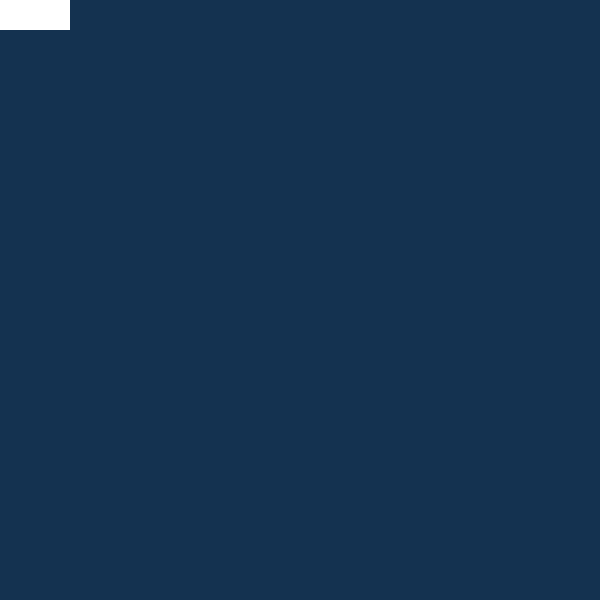
Frame 1 (no input)
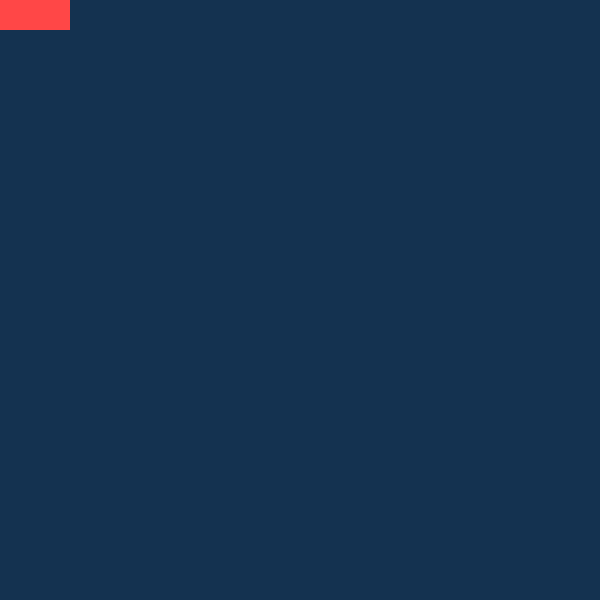
Frame 60 (the mouse pressed at the canvas centre just before this capture)
Frame 120 (the mouse held since frame 60 and released just before this capture): identical to frame 60, image omitted

The Processing sketch that drew these frames (run headless with seeded random() and noise(); from frame 60 on, the mouse is pressed at the canvas centre):

// Processing sketch: processing_60820
// ── processing_60820.pde

void setup() {

  size(600, 600);
  smooth();
  ellipse(width/2, height/2, 20, 20);
  background(20, 50, 80);
  noCursor();
  noStroke();
}

void draw() {

  rect(mouseX, mouseY, 70, 30);
  
  if (mousePressed){
    fill(20,50,80);}
  else {
    fill(250, 40, 40, 10);
  }
}
